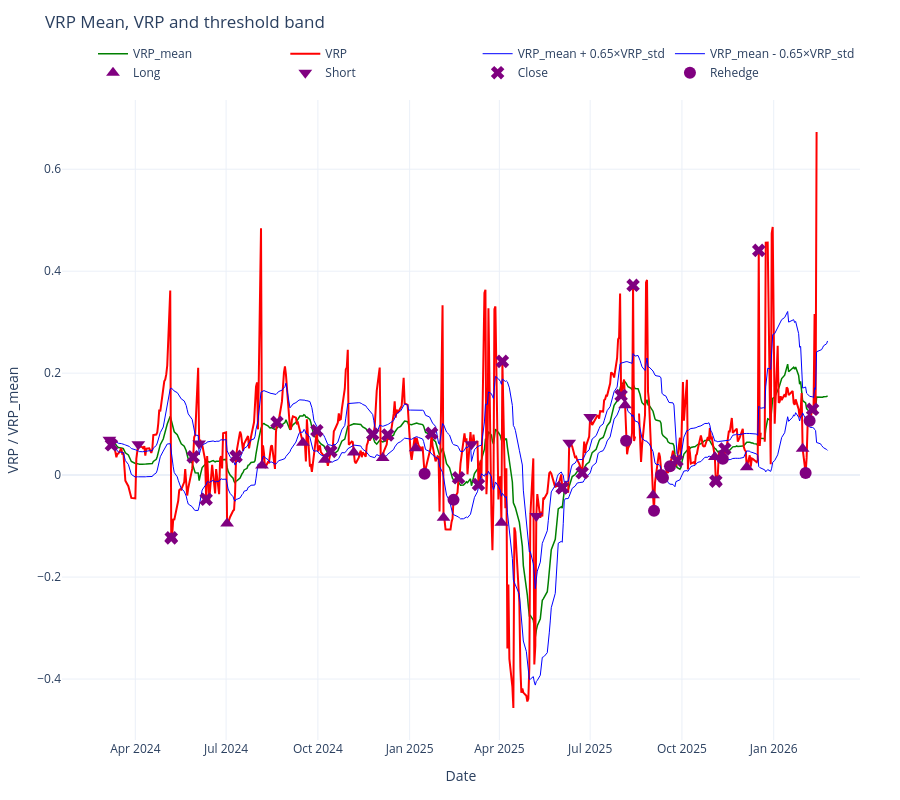

Source (notebook cell):
### Markdown cell above
## Plot result

### Code cell
# Annual return = CAGR (compound annual growth rate) over the backtest period
n_trading_days = len(ret_ddh)
annual_return_ddh = (1 + tot_ddh) ** (252 / n_trading_days) - 1 if n_trading_days > 0 else 0.0
annual_return_straddle = (1 + tot_straddle) ** (252 / n_trading_days) - 1 if n_trading_days > 0 else 0.0

# Display in a formatted table
metrics_df = pd.DataFrame({
    'Strategy': ['Delta-Hedged', 'Pure Straddle'],
    'Sharpe Ratio': [sharpe_ddh, sharpe_straddle],
    'Sortino Ratio': [sortino_ddh, sortino_straddle],
    'Annual Return': [f"{annual_return_ddh:.4%}", f"{annual_return_straddle:.4%}"],
    'Annual Volatility': [f"{vol_ddh:.4%}", f"{vol_straddle:.4%}"],
    'Max Drawdown': [f"{dd_ddh:.2%}", f"{dd_straddle:.2%}"],
    'Calmar Ratio': [calmar_ddh, calmar_straddle]
})
print("\nRisk-Return Summary:")
print(metrics_df.to_string(index=False))
print()

fig, axs = plt.subplots(3, 1, figsize=(16, 12), sharex=True)
fig.suptitle('Delta-Hedged vs. Pure Straddle Strategy Comparison', fontsize=18, fontweight='bold')

# 1. NAV
axs[0].plot(date_idx, nav_ddh_arr, label='Delta-Hedged', color='tab:blue', linewidth=2)
axs[0].plot(date_idx, nav_straddle_arr, label='Pure Straddle', color='tab:orange', linewidth=2)
axs[0].set_ylabel('Portfolio Value ($)', fontsize=12)
axs[0].set_title('Portfolio Value Over Time', fontsize=14)
axs[0].grid(True, alpha=0.5)
axs[0].legend()

# 2. Cumulative Return (with underlying)
axs[1].plot(date_idx, cum_ddh, label='Delta-Hedged', color='tab:blue', linewidth=2)
axs[1].plot(date_idx, cum_straddle, label='Pure Straddle', color='tab:orange', linewidth=2)
axs[1].plot(date_idx, cum_underlying, label='Underlying', color='tab:green', linewidth=2, linestyle='--')
axs[1].set_ylabel('Cumulative Return', fontsize=12)
axs[1].set_title('Cumulative Return', fontsize=14)
axs[1].grid(True, alpha=0.5)
axs[1].legend()

# 3. Daily Returns (histogram inset optional)
axs[2].plot(date_idx, ret_ddh, label='Delta-Hedged', color='tab:blue', alpha=0.7, linewidth=1)
axs[2].plot(date_idx, ret_straddle, label='Pure Straddle', color='tab:orange', alpha=0.7, linewidth=1)
axs[2].set_ylabel('Daily Return', fontsize=12)
axs[2].set_title('Daily Returns', fontsize=14)
axs[2].grid(True, alpha=0.5)
axs[2].legend()

# Format dates
for ax in axs:
    ax.xaxis.set_major_locator(mdates.MonthLocator(interval=3))
    ax.xaxis.set_major_formatter(mdates.DateFormatter('%Y-%m'))
plt.setp(axs[-1].xaxis.get_majorticklabels(), rotation=45, ha='right')

plt.tight_layout(rect=[0, 0.03, 1, 0.96])
plt.show()

# VRP plot (interactive: zoom, pan, scroll)
import plotly.graph_objects as go
vrp_mean = underlying_df['VRP_mean'].values
vrp = underlying_df['VRP'].values
vrp_std = underlying_df['VRP_std'].values
th = agent_ddh.vrp_threshold
x_dates = date_idx.tolist()
fig_vrp = go.Figure()
fig_vrp.add_trace(go.Scatter(x=x_dates, y=vrp_mean, mode='lines', name='VRP_mean', line=dict(color='green', width=1.5)))
fig_vrp.add_trace(go.Scatter(x=x_dates, y=vrp, mode='lines', name='VRP', line=dict(color='red', width=2)))
fig_vrp.add_trace(go.Scatter(x=x_dates, y=vrp_mean + th * vrp_std, mode='lines', name=f'VRP_mean + {th}×VRP_std', line=dict(color='blue', width=1)))
fig_vrp.add_trace(go.Scatter(x=x_dates, y=vrp_mean - th * vrp_std, mode='lines', name=f'VRP_mean - {th}×VRP_std', line=dict(color='blue', width=1)))
vrp_series = pd.Series(vrp, index=pd.to_datetime(date_idx))
y_long = vrp_series.reindex(pd.to_datetime(dates_long_ddh)).values
y_short = vrp_series.reindex(pd.to_datetime(dates_short_ddh)).values
y_close = vrp_series.reindex(pd.to_datetime(dates_close_ddh)).values
y_rehedge = vrp_series.reindex(pd.to_datetime(dates_rehedge_ddh)).values
fig_vrp.add_trace(go.Scatter(x=dates_long_ddh, y=y_long, mode='markers', name='Long', marker=dict(symbol='triangle-up', size=12, color='purple')))
fig_vrp.add_trace(go.Scatter(x=dates_short_ddh, y=y_short, mode='markers', name='Short', marker=dict(symbol='triangle-down', size=12, color='purple')))
fig_vrp.add_trace(go.Scatter(x=dates_close_ddh, y=y_close, mode='markers', name='Close', marker=dict(symbol='x', size=12, color='purple')))
fig_vrp.add_trace(go.Scatter(x=dates_rehedge_ddh, y=y_rehedge, mode='markers', name='Rehedge', marker=dict(symbol='circle', size=12, color='purple')))
fig_vrp.update_layout(
    title=dict(text='VRP Mean, VRP and threshold band', y=0.98, yanchor='top'),
    margin=dict(t=100, b=60, l=60, r=40),
    xaxis_title='Date',
    yaxis_title='VRP / VRP_mean',
    height=800,
    template='plotly_white',
    legend=dict(orientation='h', yanchor='bottom', y=1.02, xanchor='right', x=1)
)
fig_vrp.show()

# ==========================
# Summary Table
# ==========================
summary_df = pd.DataFrame({
    'Metric': ['Final NAV', 'Total Return', 'Sharpe Ratio', 'Sortino Ratio', 'Max Drawdown', 'Calmar Ratio'],
    'Delta-Hedged': [
        f"${nav_ddh_arr[-1]:,.0f}",
        f"{tot_ddh:.2%}",
        f"{sharpe_ddh:.2f}",
        f"{sortino_ddh:.2f}",
        f"{dd_ddh:.2%}",
        f"{calmar_ddh:.2f}"
    ],
    'Pure Straddle': [
        f"${nav_straddle_arr[-1]:,.0f}",
        f"{tot_straddle:.2%}",
        f"{sharpe_straddle:.2f}",
        f"{sortino_straddle:.2f}",
        f"{dd_straddle:.2%}",
        f"{calmar_straddle:.2f}"
    ]
})

### Figure 1 — Plotly figure (JSON) as saved in the notebook; plotly's stock layout.template omitted (floating-point values rounded to 4 significant figures; data arrays with more than 128 entries replaced by an {"elided": "..."} marker saying what was removed)
{"data": [{"line": {"color": "green", "width": 1.5}, "mode": "lines", "name": "VRP_mean", "type": "scatter", "x": {"elided": "495 str values"}, "y": {"elided": "495 float values"}}, {"line": {"color": "red", "width": 2}, "mode": "lines", "name": "VRP", "type": "scatter", "x": {"elided": "495 str values"}, "y": {"elided": "495 float values"}}, {"line": {"color": "blue", "width": 1}, "mode": "lines", "name": "VRP_mean + 0.65×VRP_std", "type": "scatter", "x": {"elided": "495 str values"}, "y": {"elided": "495 float values"}}, {"line": {"color": "blue", "width": 1}, "mode": "lines", "name": "VRP_mean - 0.65×VRP_std", "type": "scatter", "x": {"elided": "495 str values"}, "y": {"elided": "495 float values"}}, {"marker": {"color": "purple", "size": 12, "symbol": "triangle-up"}, "mode": "markers", "name": "Long", "type": "scatter", "x": ["2024-05-07T00:00:00", "2024-07-02T00:00:00", "2024-08-06T00:00:00", "2024-09-16T00:00:00", "2024-10-08T00:00:00", "2024-11-06T00:00:00", "2024-12-05T00:00:00", "2025-01-07T00:00:00", "2025-02-04T00:00:00", "2025-04-03T00:00:00", "2025-08-05T00:00:00", "2025-09-02T00:00:00", "2025-11-03T00:00:00", "2025-11-04T00:00:00", "2025-12-05T00:00:00", "2026-01-30T00:00:00"], "y": [-0.1231, -0.09504, 0.01866, 0.06358, 0.03013, 0.04442, 0.0338, 0.05282, -0.08385, -0.09367, 0.1369, -0.03961, 0.03538, -0.01196, 0.01564, 0.05175]}, {"marker": {"color": "purple", "size": 12, "symbol": "triangle-down"}, "mode": "markers", "name": "Short", "type": "scatter", "x": ["2024-03-06T00:00:00", "2024-04-04T00:00:00", "2024-06-04T00:00:00", "2025-03-04T00:00:00", "2025-05-08T00:00:00", "2025-06-10T00:00:00", "2025-07-01T00:00:00"], "y": [0.0692, 0.06064, 0.06225, 0.0606, -0.08029, 0.0637, 0.1138]}, {"marker": {"color": "purple", "size": 12, "symbol": "x"}, "mode": "markers", "name": "Close", "type": "scatter", "x": ["2024-03-08T00:00:00", "2024-05-07T00:00:00", "2024-05-29T00:00:00", "2024-06-11T00:00:00", "2024-07-11T00:00:00", "2024-08-21T00:00:00", "2024-09-30T00:00:00", "2024-10-14T00:00:00", "2024-11-25T00:00:00", "2024-12-10T00:00:00", "2025-01-23T00:00:00", "2025-02-19T00:00:00", "2025-03-11T00:00:00", "2025-04-04T00:00:00", "2025-06-03T00:00:00", "2025-06-03T00:00:00", "2025-06-23T00:00:00", "2025-08-01T00:00:00", "2025-08-13T00:00:00", "2025-09-26T00:00:00", "2025-11-04T00:00:00", "2025-11-13T00:00:00", "2025-12-17T00:00:00", "2026-02-09T00:00:00"], "y": [0.05959, -0.1231, 0.03574, -0.04732, 0.03677, 0.1037, 0.08721, 0.04656, 0.08027, 0.0788, 0.08206, -0.005336, -0.01843, 0.2232, -0.02491, -0.02491, 0.00464, 0.1563, 0.3723, 0.02838, -0.01196, 0.05139, 0.4408, 0.129]}, {"marker": {"color": "purple", "size": 12, "symbol": "circle"}, "mode": "markers", "name": "Rehedge", "type": "scatter", "x": ["2025-01-16T00:00:00", "2025-02-14T00:00:00", "2025-08-06T00:00:00", "2025-09-03T00:00:00", "2025-09-10T00:00:00", "2025-09-12T00:00:00", "2025-09-19T00:00:00", "2025-11-11T00:00:00", "2026-02-02T00:00:00", "2026-02-06T00:00:00"], "y": [0.002464, -0.04855, 0.06735, -0.06973, 0.0002812, -0.005046, 0.01731, 0.03208, 0.004269, 0.1067]}], "layout": {"height": 800, "legend": {"orientation": "h", "x": 1, "xanchor": "right", "y": 1.02, "yanchor": "bottom"}, "margin": {"b": 60, "l": 60, "r": 40, "t": 100}, "title": {"text": "VRP Mean, VRP and threshold band", "y": 0.98, "yanchor": "top"}, "xaxis": {"title": {"text": "Date"}}, "yaxis": {"title": {"text": "VRP / VRP_mean"}}}}
